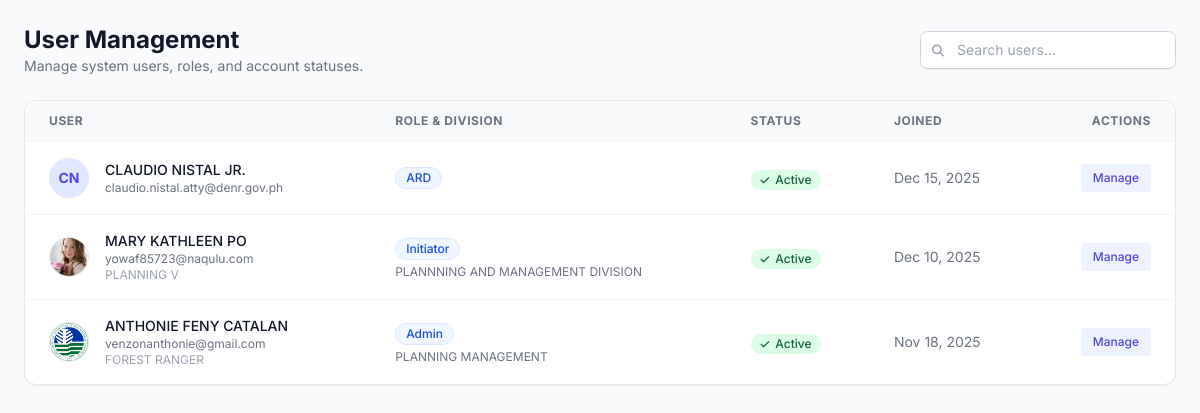
/admin_users.php (signed in), run on an earlier commit of the app's database.
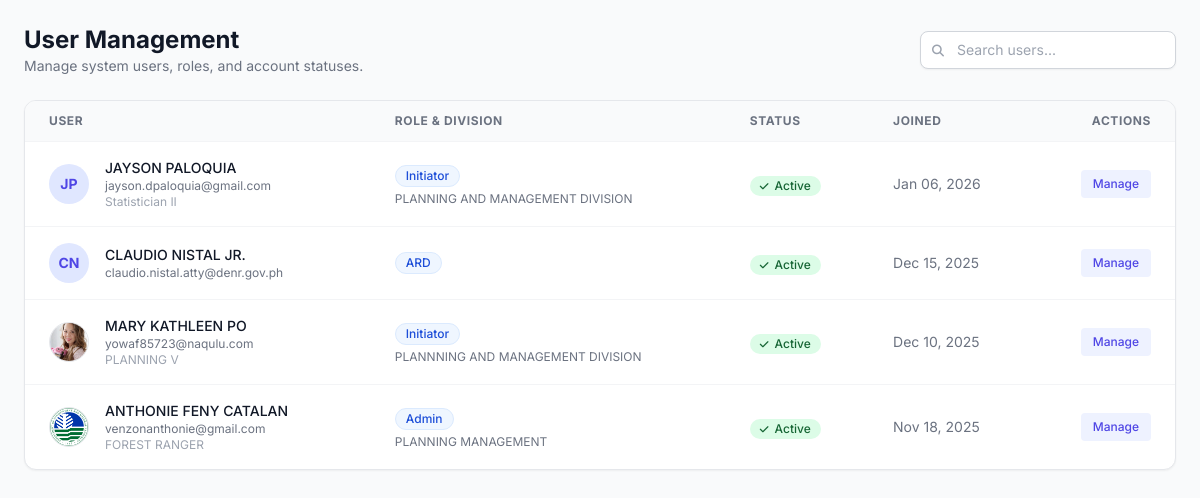
And on a later commit of the database.
### tables this page shows
CREATE TABLE `users` (
  `user_id` int(11) NOT NULL,
  `email` varchar(255) NOT NULL,
  `password_hash` varchar(255) NOT NULL,
  `first_name` varchar(100) NOT NULL,
  `middle_name` varchar(100) DEFAULT NULL,
  `last_name` varchar(100) NOT NULL,
  `suffix` varchar(20) DEFAULT NULL,
  `position` varchar(100) DEFAULT NULL,
  `designation` varchar(100) DEFAULT NULL,
  `division` varchar(100) DEFAULT NULL,
  `sex` enum('Male','Female','Other','Prefer not to say') DEFAULT NULL,
  `contact_number` varchar(50) DEFAULT NULL,
  `role` enum('Initiator','Section Chief','Division Chief','ARD','RED','Records Office','Admin') NOT NULL DEFAULT 'Initiator',
  `status` varchar(50) NOT NULL DEFAULT 'Pending',
  `verification_token` varchar(255) DEFAULT NULL,
  `token_expiry` datetime DEFAULT NULL,
  `reset_token` varchar(255) DEFAULT NULL,
  `reset_token_expiry` datetime DEFAULT NULL,
  `created_at` timestamp NOT NULL DEFAULT current_timestamp(),
  `otos_userlink` int(11) NOT NULL,
  `profile_picture_path` varchar(255) DEFAULT NULL
);

### admin_users.php (the view, shortened to what this page needs)
<?php
require_once 'db.php';
$search = isset($_GET['search']) ? trim($_GET['search']) : '';
$users = [];
$sql = "SELECT user_id, first_name, last_name, email, role, status, division, position, created_at, profile_picture_path
        FROM users WHERE 1=1";
$sql .= " ORDER BY created_at DESC";
$stmt = $conn->prepare($sql);
$stmt->execute();
$result = $stmt->get_result();
while ($row = $result->fetch_assoc()) {
    $users[] = $row;
}
function get_initials($fname, $lname) {
    return strtoupper(substr($fname, 0, 1) . substr($lname, 0, 1));
}
?>
<!DOCTYPE html>
<html lang="en">
<head>
    <script src="https://cdn.tailwindcss.com"></script>
    <link rel="stylesheet" href="https://cdnjs.cloudflare.com/ajax/libs/font-awesome/6.4.0/css/all.min.css">
</head>
<body class="text-gray-800 p-6">
    <div class="flex flex-col sm:flex-row sm:items-center sm:justify-between mb-6 gap-4">
        <div>
            <h1 class="text-2xl font-bold text-gray-900">User Management</h1>
            <p class="text-sm text-gray-500">Manage system users, roles, and account statuses.</p>
        </div>
        <div class="flex items-center gap-2">
            <form action="" method="GET" class="relative">
                <input type="text" name="search" value="<?php echo htmlspecialchars($search); ?>"
                       placeholder="Search users..."
                       class="pl-9 pr-4 py-2 border border-gray-300 rounded-lg text-sm focus:ring-indigo-500 focus:border-indigo-500 w-64 shadow-sm">
                <i class="fas fa-search absolute left-3 top-3 text-gray-400 text-xs"></i>
            </form>
        </div>
    </div>
    <div class="bg-white rounded-xl shadow-sm border border-gray-200 overflow-hidden">
        <div class="overflow-x-auto">
            <table class="w-full text-left border-collapse">
                <thead>
                    <tr class="bg-gray-50 border-b border-gray-100 text-xs font-semibold text-gray-500 uppercase tracking-wider">
                        <th class="px-6 py-3">User</th>
                        <th class="px-6 py-3">Role & Division</th>
                        <th class="px-6 py-3">Status</th>
                        <th class="px-6 py-3">Joined</th>
                        <th class="px-6 py-3 text-right">Actions</th>
                    </tr>
                </thead>
                <tbody class="divide-y divide-gray-100">
                    <?php if (count($users) > 0): ?>
                        <?php foreach ($users as $u): ?>
                            <tr class="hover:bg-gray-50 transition-colors">
                                <td class="px-6 py-4">
                                    <div class="flex items-center">
                                        <?php if (!empty($u['profile_picture_path']) && file_exists($u['profile_picture_path'])): ?>
                                            <img class="h-10 w-10 rounded-full object-cover border border-gray-200" src="<?php echo htmlspecialchars($u['profile_picture_path']); ?>" alt="">
                                        <?php else: ?>
                                            <div class="h-10 w-10 rounded-full bg-indigo-100 text-indigo-600 flex items-center justify-center font-bold text-sm">
                                                <?php echo get_initials($u['first_name'], $u['last_name']); ?>
                                            </div>
                                        <?php endif; ?>
                                        <div class="ml-4">
                                            <div class="text-sm font-medium text-gray-900"><?php echo htmlspecialchars($u['first_name'] . ' ' . $u['last_name']); ?></div>
                                            <div class="text-xs text-gray-500"><?php echo htmlspecialchars($u['email']); ?></div>
                                            <div class="text-xs text-gray-400"><?php echo htmlspecialchars($u['position']); ?></div>
                                        </div>
                                    </div>
                                </td>
                                <td class="px-6 py-4">
                                    <span class="inline-flex items-center px-2.5 py-0.5 rounded-full text-xs font-medium bg-blue-50 text-blue-700 border border-blue-100 mb-1">
                                        <?php echo htmlspecialchars($u['role']); ?>
                                    </span>
                                    <div class="text-xs text-gray-500"><?php echo htmlspecialchars($u['division']); ?></div>
                                </td>
                                <td class="px-6 py-4">
                                    <?php
                                        $statusClass = 'status-' . strtolower($u['status']);
                                        $statusIcon = match($u['status']) {
                                            'active' => 'fa-check',
                                            'pending' => 'fa-clock',
                                            'disabled' => 'fa-ban',
                                            default => 'fa-circle'
                                        };
                                    ?>
                                    <span class="inline-flex items-center gap-1.5 px-2.5 py-0.5 rounded-full text-xs font-medium <?php echo $statusClass; ?>">
                                        <i class="fas <?php echo $statusIcon; ?> text-[10px]"></i>
                                        <?php echo ucfirst(htmlspecialchars($u['status'])); ?>
                                    </span>
                                </td>
                                <td class="px-6 py-4 text-sm text-gray-500">
                                    <?php echo date('M d, Y', strtotime($u['created_at'])); ?>
                                </td>
                                <td class="px-6 py-4 text-right">
                                    <button onclick='openEditModal(<?php echo json_encode($u); ?>)' class="text-indigo-600 hover:text-indigo-900 font-medium text-xs bg-indigo-50 hover:bg-indigo-100 px-3 py-1.5 rounded transition-colors">
                                        Manage
                                    </button>
                                </td>
                            </tr>
                        <?php endforeach; ?>
                    <?php endif; ?>
                </tbody>
            </table>
        </div>
        </div>
</body>
</html>

### admin_users.php (style rules this page uses)
body { font-family: 'Inter', sans-serif; background-color: #f9fafb; }
.status-active { background-color: #dcfce7; color: #166534; }

What changed in the data, as far as the page shows it:
added users: get_initials($u['first_name'], $u['last_name']) "JP", first_name+last_name "JAYSON PALOQUIA", email "jayson.dpaloquia@gmail.com", position "Statistician II", role "Initiator", division "PLANNING AND MANAGEMENT DIVISION", status "Active", created_at "Jan 06, 2026"
